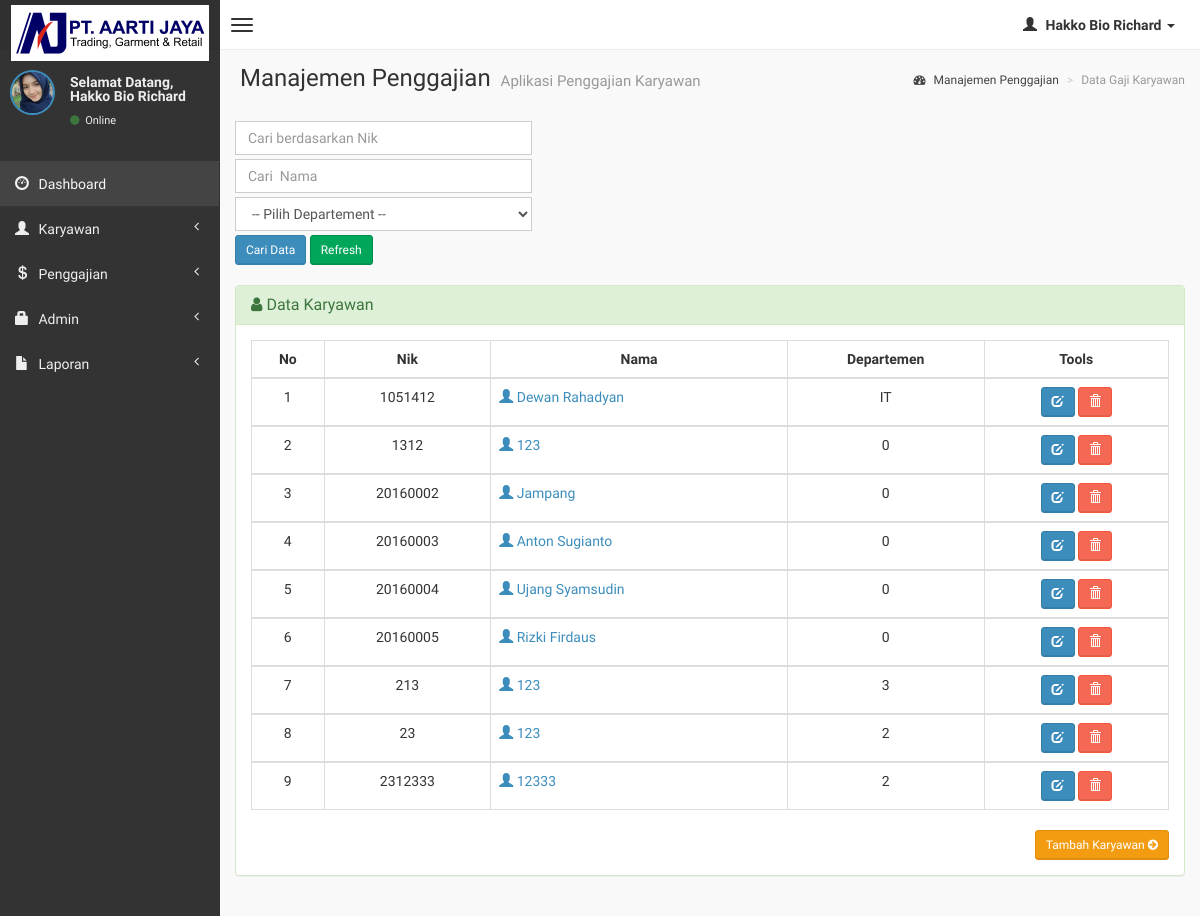
/admin/manajemen-gaji.php (signed in), run on the app's committed database.
### tables this page shows
CREATE TABLE `karyawan` (
  `nik` varchar(10) NOT NULL,
  `departemen` varchar(20) NOT NULL,
  `nama` varchar(50) NOT NULL,
  `alamat` varchar(150) NOT NULL,
  `gender` tinyint(1) NOT NULL,
  `no_hp` varchar(15) NOT NULL,
  `status` enum('tetap','kontrak','magang','outsource') NOT NULL,
  `gaji_pokok` int(225) NOT NULL,
  `tunjangan` int(225) NOT NULL
);

### admin/manajemen-gaji.php (the view, shortened to what this page needs)
<?php
if (empty($_SESSION['username'])){
	header('location:../index.php');
} else {
?>
<!DOCTYPE html>
<html>
    <head>
        <link href="../dist/css/bootstrap.css" rel="stylesheet" type="text/css" />
        <link href="//cdnjs.cloudflare.com/ajax/libs/font-awesome/4.1.0/css/font-awesome.min.css" rel="stylesheet" type="text/css" />
        <link href="//code.ionicframework.com/ionicons/1.5.2/css/ionicons.min.css" rel="stylesheet" type="text/css" />
        <link href="../css/morris/morris.css" rel="stylesheet" type="text/css" />
        <link href="../css/jvectormap/jquery-jvectormap-1.2.2.css" rel="stylesheet" type="text/css" />
        <link href="../css/datepicker/datepicker3.css" rel="stylesheet" type="text/css" />
        <link href="../css/daterangepicker/daterangepicker-bs3.css" rel="stylesheet" type="text/css" />
        <link href="../css/bootstrap-wysihtml5/bootstrap3-wysihtml5.min.css" rel="stylesheet" type="text/css" />
        <link href="../css/AdminLTE.css" rel="stylesheet" type="text/css" />
        <link rel="stylesheet" href="datatables/dataTables.bootstrap.css"/>
    </head>
    <body class="skin-black">
                                <?php include "header.php";
?>
<?php } ?>
                        </li>
                    </ul>
                </div>
            </nav>
        </header>
        <div class="wrapper row-offcanvas row-offcanvas-left">
            <?php include "sidebar.php"; ?>
            <aside class="right-side">
                <section class="content-header">
                    <h1>
                        Manajemen Penggajian
                        <small>Aplikasi Penggajian Karyawan</small>
                    </h1>
                    <ol class="breadcrumb">
                        <li><a href="#"><i class="fa fa-dashboard"></i> Manajemen Penggajian</a></li>
                        <li class="active">Data Gaji Karyawan</li>
                    </ol>
                </section>
                <section class="content">
                    <div class="row">
              <div class="col-lg-4">
              <form action='karyawan.php' method="POST">
	       <input type='text' class="form-control" style="margin-bottom: 4px;" name='qNik' placeholder='Cari berdasarkan Nik '  />
           <input type='text' class="form-control" style="margin-bottom: 4px;" name='qNama' placeholder='Cari  Nama '  />
           <select name="qDepartemen" class="form-control" style="margin-bottom: 4px;">
              <option value=""> -- Pilih Departement -- </option>
            </select>
            <input type='submit' value='Cari Data' class="btn btn-sm btn-primary" /> <a href='karyawan.php' class="btn btn-sm btn-success" >
           Refresh</i></a>
          	</div>
              </div>
                    <br />
                    <div class="row">
                        <div class="col-lg-12">
                    <div class="panel panel-success">
                        <div class="panel-heading">
                        <h3 class="panel-title"><i class="fa fa-user"></i> Data Karyawan </h3>
                        </div>
                        <div class="panel-body">
                  <?php
                   $cariNIK=NULL;
                   $cariNama=NULL;
                   $cariDepartemen=NULL;
                   $whereis=NULL;
                      $query1="select * from karyawan ".$whereis."  ".$cariNIK."  ".$cariNama." ".$cariDepartemen;
                      $tampil=mysqli_query($koneksi, $query1) or die(mysqli_error());
                  ?>
                  <table id="example" class="table table-hover table-bordered">
                  <thead>
                      <tr>
                        <th><center>No </center></th>
                        <th><center>Nik </i></center></th>
                        <th><center>Nama </center></th>
                        <th><center>Departemen </center></th>
                        <th><center>Tools</center></th>
                      </tr>
                  </thead>
                     <?php
                     $no=0;
                     while($data=mysqli_fetch_array($tampil))
                    { $no++; ?>
                    <tbody>
                    <tr>
                      <td><center><?php echo $no; ?></center></td>
                      <td><center><?php echo $data['nik'];?></center></td>
                      <td><a href="detail-karyawan.php?hal=edit&kd=<?php echo $data['nik'];?>"><span class="glyphicon glyphicon-user"></span> <?php echo $data['nama'];?></td>
                      <td><center><?php echo $data['departemen']; ?></center></td>
                      <td><center><div id="thanks"><a class="btn btn-sm btn-primary" data-placement="bottom" data-toggle="tooltip" title="Edit Karyawan" href="edit-karyawan.php?hal=edit&kd=<?php echo $data['nik'];?>"><span class="glyphicon glyphicon-edit"></span></a>
                      <a onclick="return confirm ('Yakin hapus <?php echo $data['nama'];?>.?');" class="btn btn-sm btn-danger tooltips" data-placement="bottom" data-toggle="tooltip" title="Hapus Karyawan" href="karyawan.php?hal=hapus&kd=<?php echo $data['nik'];?>"><span class="glyphicon glyphicon-trash"></a></center>
                      </td>
                    </tr>
                    </div>
                 <?php
              }
              ?>
                   </tbody>
                <div class="text-right">
                  <a href="input-karyawan.php" class="btn btn-sm btn-warning">Tambah Karyawan <i class="fa fa-arrow-circle-right"></i></a>
                </div>
    </body>
</html>

### data on the page
karyawan: nik "1051412", nama "Dewan Rahadyan", departemen "IT"
karyawan: nik "1312", nama "123", departemen "0"
karyawan: nik "20160002", nama "Jampang", departemen "0"
karyawan: nik "20160003", nama "Anton Sugianto", departemen "0"
karyawan: nik "20160004", nama "Ujang Syamsudin", departemen "0"
karyawan: nik "20160005", nama "Rizki Firdaus", departemen "0"
karyawan: nik "213", nama "123", departemen "3"
karyawan: nik "23", nama "123", departemen "2"
karyawan: nik "2312333", nama "12333", departemen "2"

### other printed values
$_SESSION['fullname'] "Hakko Bio Richard"
